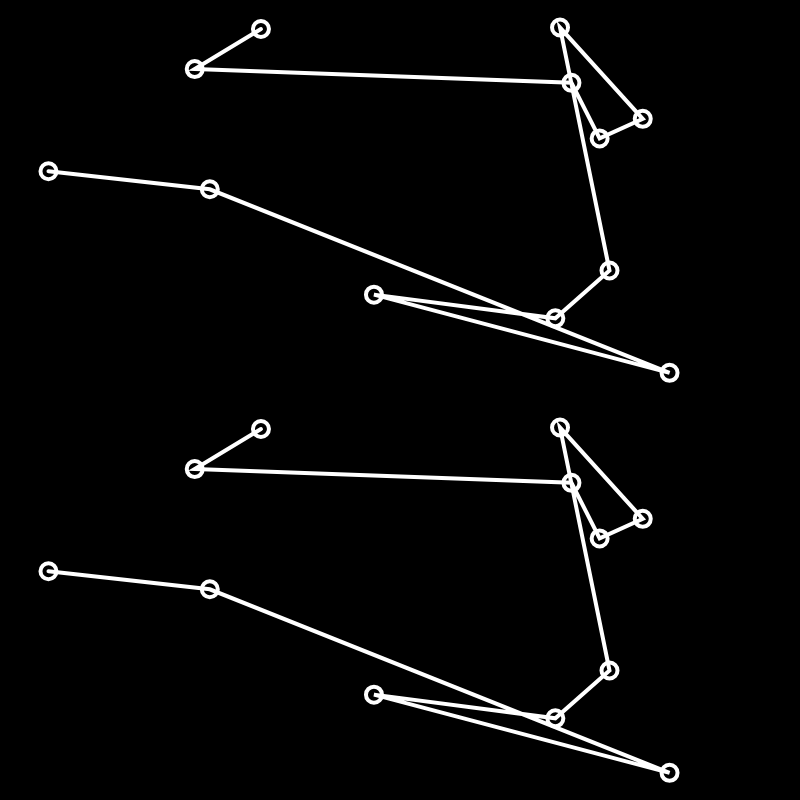
Frame 1 (no input)
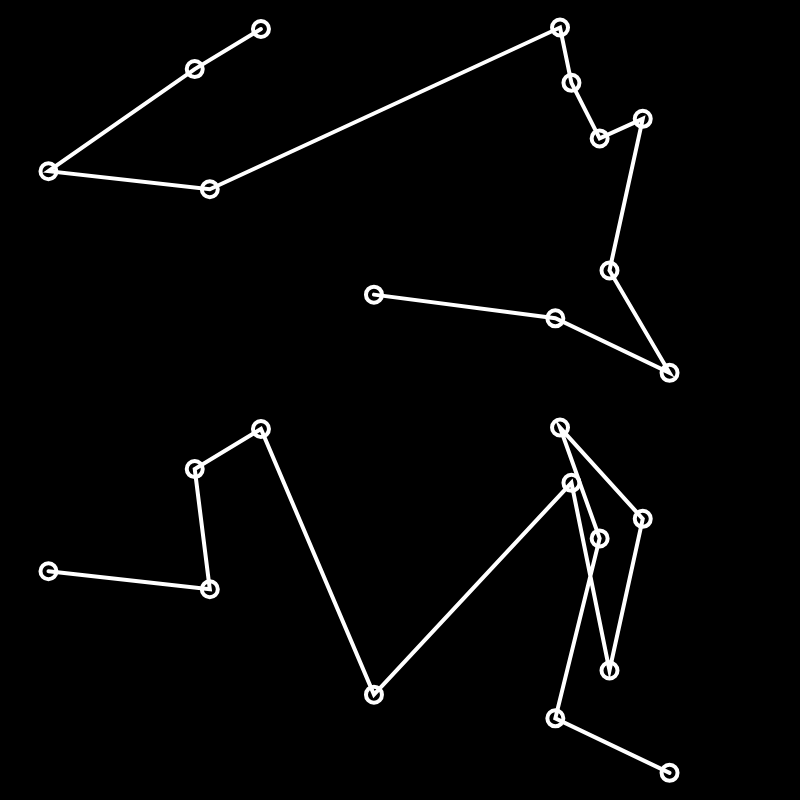
Frame 60 (no input)
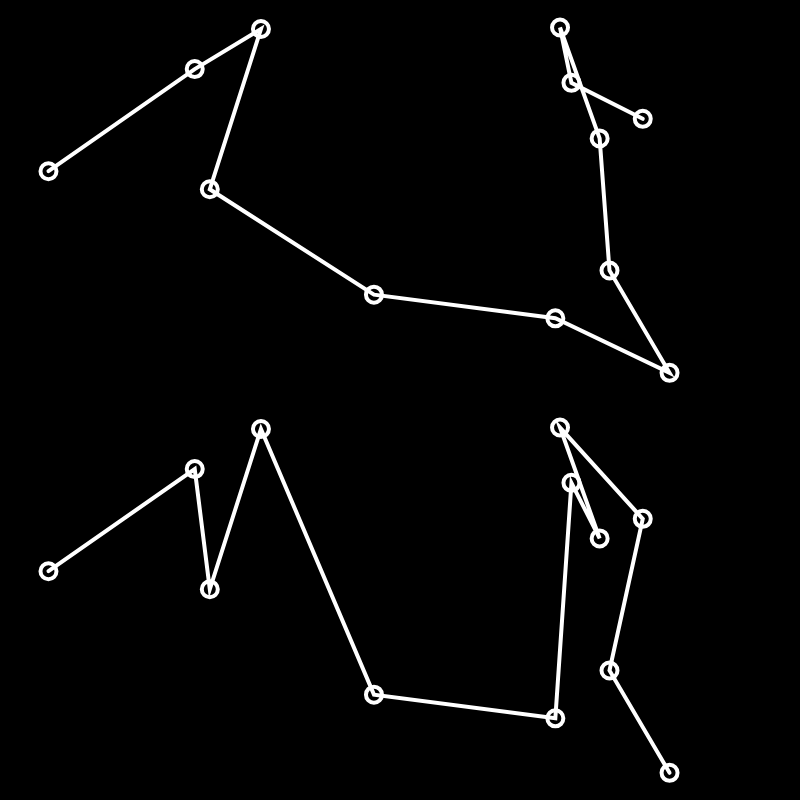
Frame 120 (the mouse pressed at the canvas centre since frame 60)

The p5.js sketch that drew these frames (run headless with seeded random() and noise() and a simulated clock; from frame 60 on, the mouse is pressed at the canvas centre):

// p5.js sketch
// ── sketch.js
let cities = [];
let population;
let recordDistance = Infinity;
let bestEver;
let currentBest;
let totalCities = 12;
let popSize = 500;
let mutationRate = 0.01;
function setup() {
    createCanvas(800, 800);
    let order = [];
    for (var i = 0; i < totalCities; i++) {
        var v = createVector(random(width), random(height / 2));
        cities.push(v);
        order.push(i);
    }
    population = new Population(popSize, order);
}
function draw() {
    background(0);
    population.calculateFitness();
    population.normalizeFitness();
    population.nextGeneration();
    if (bestEver == null || population.bestItem.distance < bestEver.distance) {
        bestEver = population.bestItem;
    }
    stroke(255);
    strokeWeight(4);
    noFill();
    beginShape();
    if (bestEver) {
        drawPopulationItemCityOrder(bestEver);
    }
    endShape();
    translate(0, height / 2);
    stroke(255);
    strokeWeight(4);
    noFill();
    beginShape();
    drawPopulationItemCityOrder(population.bestItem);
    endShape();
}
function drawPopulationItemCityOrder(item) {
    for (let city of item.cityOrder) {
        let n = city;
        vertex(cities[n].x, cities[n].y);
        ellipse(cities[n].x, cities[n].y, 16, 16);
    }
}
function calcDistance(points, order) {
    var sum = 0;
    for (var i = 0; i < order.length - 1; i++) {
        const cityAIndex = order[i];
        var cityA = points[cityAIndex];
        var cityBIndex = order[i + 1];
        var cityB = points[cityBIndex];
        var d = dist(cityA.x, cityA.y, cityB.x, cityB.y);
        sum += d;
    }
    return sum;
}
//# sourceMappingURL=sketch.js.map
// ── ga.js
class GeneticAlgorithmHelper {
    static pickOne(items) {
        var index = 0;
        var r = random(1);
        while (r > 0) {
            r = r - items[index].fitness;
            index++;
        }
        index--;
        return items[index];
    }
    static crossOver(a, b) {
        var start = floor(random(a.cityOrder.length));
        var end = floor(random(start + 1, a.cityOrder.length));
        var neworder = a.cityOrder.slice(start, end);
        for (let city of b.cityOrder) {
            if (!neworder.includes(city)) {
                neworder.push(city);
            }
        }
        return new PopulationItem(neworder);
        ;
    }
}
//# sourceMappingURL=ga.js.map
// ── population-item.js
class PopulationItem {
    constructor(_cityOrder) {
        this.cityOrder = [];
        this.distance = Infinity;
        this.fitness = 0;
        this.cityOrder = _cityOrder;
    }
    mutate(mutationRate) {
        let totalCities = this.cityOrder.length;
        for (var i = 0; i < totalCities; i++) {
            if (random(1) < mutationRate) {
                var indexA = floor(random(this.cityOrder.length));
                var indexB = (indexA + 1) % totalCities;
                this.swap(this.cityOrder, indexA, indexB);
            }
        }
    }
    swap(a, i, j) {
        var temp = a[i];
        a[i] = a[j];
        a[j] = temp;
    }
}
//# sourceMappingURL=population-item.js.map
// ── population.js
class Population {
    constructor(_popSize, _baseCityOrder) {
        this.items = [];
        for (var i = 0; i < _popSize; i++) {
            this.items.push(new PopulationItem(shuffle(_baseCityOrder)));
        }
    }
    calculateFitness() {
        let currentRecord = Infinity;
        for (let item of this.items) {
            item.distance = calcDistance(cities, item.cityOrder);
            item.fitness = 1 / (item.distance + 1);
            if (item.distance < currentRecord) {
                currentRecord = item.distance;
                this.bestItem = item;
            }
        }
    }
    normalizeFitness() {
        let sum = 0;
        for (let item of this.items) {
            sum += item.fitness;
        }
        for (let item of this.items) {
            item.fitness = item.fitness / sum;
            ;
        }
    }
    nextGeneration() {
        let newPopulation = [];
        for (let item of this.items) {
            var orderA = GeneticAlgorithmHelper.pickOne(this.items);
            var orderB = GeneticAlgorithmHelper.pickOne(this.items);
            var order = GeneticAlgorithmHelper.crossOver(orderA, orderB);
            item.mutate(mutationRate);
            newPopulation.push(order);
        }
        this.items = newPopulation;
    }
}
//# sourceMappingURL=population.js.map
